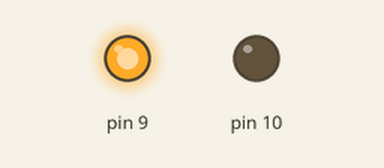
This sketch was run on a simulated Arduino Uno, built with avr-gcc and run on an emulated ATmega328P. On the bench: output pins drawn as LEDs (lit = HIGH).

Above: at 1.5 s.
At 4.5 s:
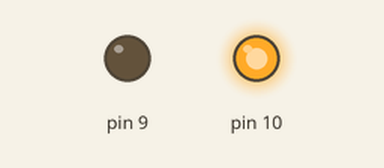
At 6.0 s:
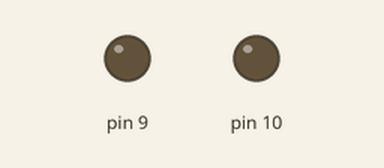
Timing chart, 0 to 8.8 s (numbered marks = the images above):
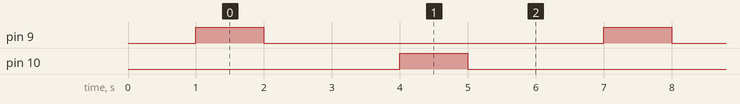

The sketch:

EDGE_RELAYSsample.ino
```cpp
void setup()
{
  Serial.begin (9600);
  pinMode(9, OUTPUT);
   pinMode(10, OUTPUT);
  digitalWrite(9,LOW);
  digitalWrite(10,LOW);
  delay(1000);
}

void loop()
{
  digitalWrite(9,HIGH);// relay1
  delay(1000);
  digitalWrite(9,LOW);
  delay(2000);

  digitalWrite(10,HIGH);// realy2
  delay(1000);
  digitalWrite(10,LOW);
  delay(2000);

}
```

Measured:
- by itself, pin 9, pin 10: alternates HIGH for 1.0 s and LOW for 5.0 s
- by itself, everything shown: repeats every 6.0 s, in 4 steps
